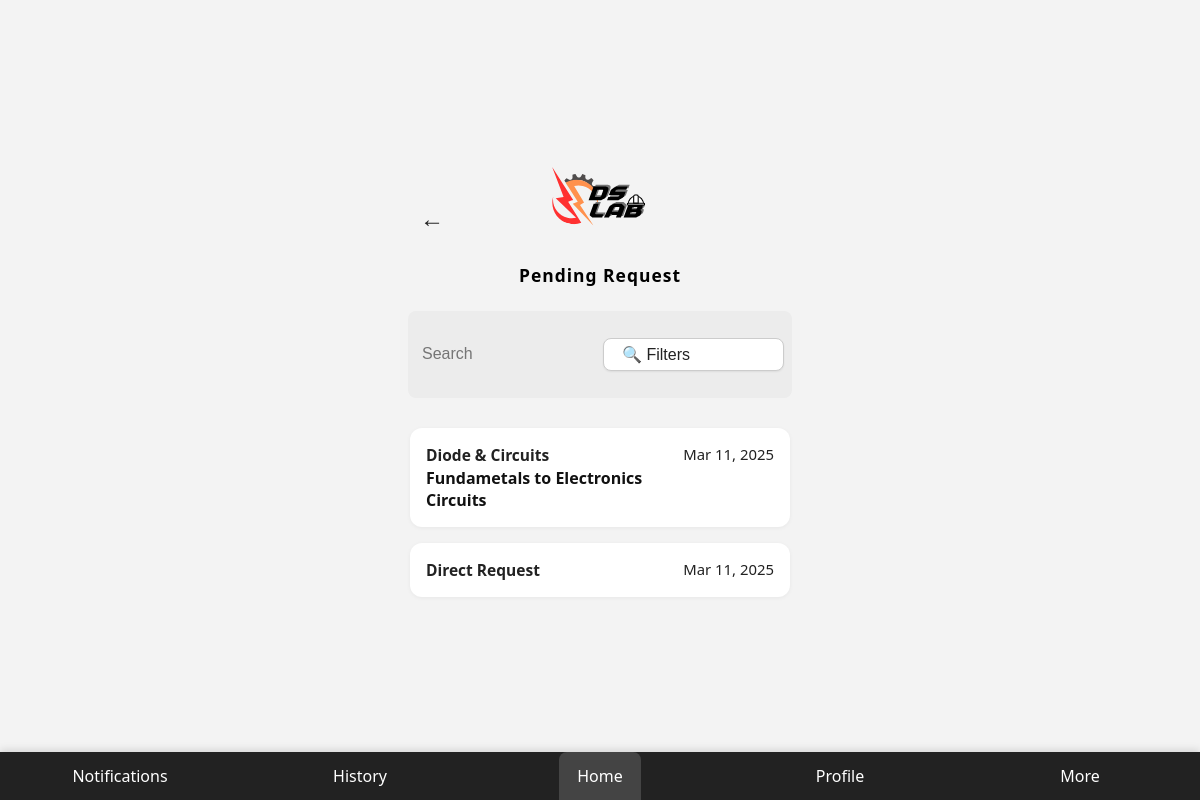
The page /pending-return.php on the database as committed earlier.
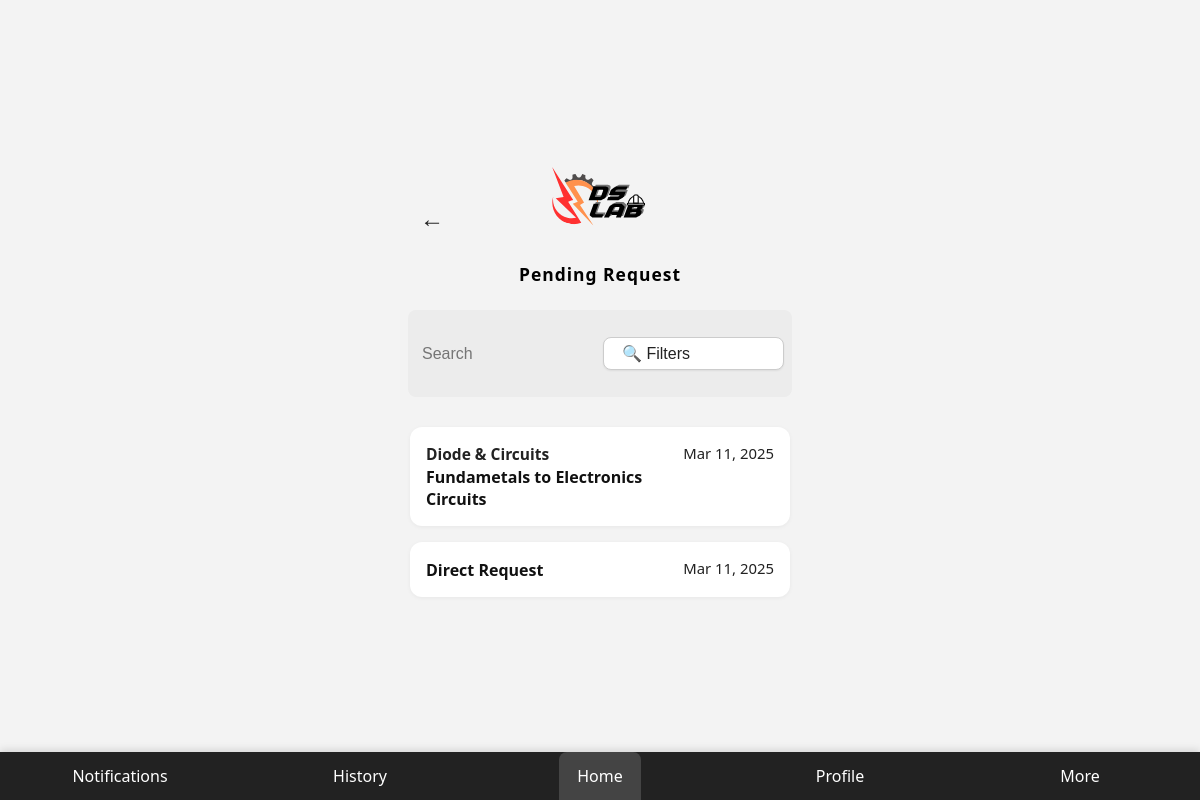
The same page on the database as committed later.
### tables this page shows
CREATE TABLE `pending_returns` (
  `id` int(11) NOT NULL,
  `subject` varchar(100) DEFAULT NULL,
  `course` varchar(150) DEFAULT NULL,
  `request_type` varchar(100) DEFAULT NULL,
  `request_date` date NOT NULL
);

### pending-return.php (the view, shortened to what this page needs)
<?php
include 'db.php';
$pending = [];
$sql = "SELECT * FROM pending_returns ORDER BY request_date DESC";
$result = $conn->query($sql);
if ($result && $result->num_rows > 0) {
    while ($row = $result->fetch_assoc()) {
        $pending[] = $row;
    }
}
?>
<!DOCTYPE html>
<html lang="en">
<head>
  <link rel="stylesheet" href="style.css">
  <link rel="stylesheet" href="pending-return.css">
</head>
<body class="pending-bg">
  <div class="pending-top-row">
    <button class="pending-back" id="pendingBackBtn" aria-label="Back">&#8592;</button>
    <div class="pending-logo-center">
    </div>
  </div>
  <div class="pending-main-card">
    <div class="pending-header-bar">Pending Request</div>
    <form class="pending-search-row" method="get" action="">
      <input type="text" class="pending-search-input" name="search" placeholder="Search" value="<?php echo isset($_GET['search']) ? htmlspecialchars($_GET['search']) : ''; ?>">
      <button type="button" class="pending-filters">&#128269; Filters</button>
    </form>
    <div class="pending-list">
      <?php if (empty($pending)): ?>
        <div class="pending-item" >
          <div class="pending-details">
            <div class="pending-subject">Diode & Circuits</div>
            <div class="pending-course">Fundametals to Electronics Circuits</div>
          </div>
          <div class="pending-date">Mar 11, 2025</div>
        </div>
        <div class="pending-item" >
          <div class="pending-details">
            <div class="pending-subject">Direct Request</div>
          </div>
          <div class="pending-date">Mar 11, 2025</div>
        </div>
      <?php else: ?>
          <?php foreach ($pending as $row): ?>
            <div class="pending-item" >
              <div class="pending-details">
                <div class="pending-subject"><?php echo htmlspecialchars($row['subject'] ?? ''); ?></div>
                <div class="pending-course"><?php echo htmlspecialchars($row['course'] ?? $row['request_type'] ?? ''); ?></div>
              </div>
              <div class="pending-date"><?php echo isset($row['request_date']) ? date('M j, Y', strtotime($row['request_date'])) : ''; ?></div>
            </div>
          <?php endforeach; ?>
        <?php endif; ?>
      </div>
    </div>
    <ul>
      <li><a href="/notif">Notifications</a></li>
      <li><a href="/history">History</a></li>
      <li><a class="active" href="dashboard.php">Home</a></li>
      <li><a href="/profile">Profile</a></li>
      <li><a href="/more">More</a></li>
    </ul>
</body>
</html>

Rows that differ between the two databases and show on the page:
added pending_returns: subject "Diode & Circuits", course "Fundametals to Electronics Circuits", request_date "Mar 11, 2025"
added pending_returns: request_type "Direct Request", request_date "Mar 11, 2025"
Other text that changed with them:
text no longer shown: "Diode & Circuits Fundametals to Electronics Circuits Mar 11, 2025 Direct Request Mar 11, 2025"
